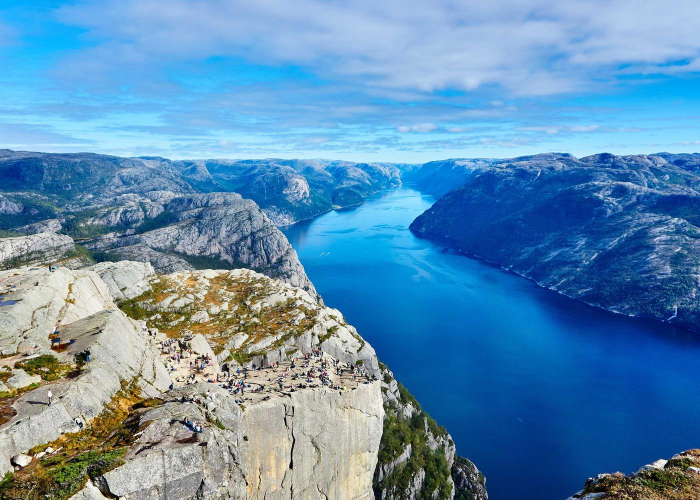
#> input picture website/assets/samples/grid.jpg, 1400 x 1000 px (shown at 1/2 size)
$ python render_film_examples.py
#> lines starting #> are read from the running program, lines starting #| are printed output that depends on the picture
#!/usr/bin/env python3
"""
CamCon 홈페이지 — 필름 시뮬레이션 예시 사진 렌더러.

앱에 실제로 탑재된 3D LUT(.cube)를 원본 사진에 적용해 '진짜 필름 룩' 예시를 만든다.
- 원본: website/assets/samples/{grid,hero,alt}.jpg  (교체하려면 이 파일만 바꾸고 재실행)
  · 스와치 썸네일 = 3개 장면(grid=피오르, hero=설산, alt=폭포)을 섞어 단조로움 회피
  · 전/후 슬라이더 = 장면별 원본 ba-before-<scene> 3장 + 스와치별 적용본 ba-after-<slug> 14장.
    ba-after-<slug>는 그 스와치의 장면으로 렌더 — 스와치 클릭 시 index.html의 data-before/
    data-after가 함께 교체되므로 두 속성의 장면 짝이 항상 맞아야 한다(이 스크립트가 보장).
- 출력: website/assets/film/*.webp
- LUT 원천: app/src/main/assets/luts/  (앱과 동일)

재실행: python3 website/tools/render_film_examples.py
"""
import os
import numpy as np
from PIL import Image, ImageOps

ROOT = os.path.abspath(os.path.join(os.path.dirname(__file__), "..", ".."))
LUT_DIR = os.path.join(ROOT, "app/src/main/assets/luts")
SAMPLES = os.path.join(ROOT, "website/assets/samples")
OUT = os.path.join(ROOT, "website/assets/film")
os.makedirs(OUT, exist_ok=True)

# (slug, LUT, 썸네일 장면) — 장면은 grid(피오르)·hero(설산)·alt(폭포) 3종 로테이션
# 무료 시그니처 5종
FREE = [
    ("free-portra400",     "negative_new/kodak_portra_400.cube",                 "grid"),
    ("free-velvia50",      "colorslide/fuji_velvia_50.cube",                     "alt"),
    ("free-trix400",       "bw/kodak_tri-x_400.cube",                            "hero"),
    ("free-classicchrome", "fujixtransiii/fuji_xtrans_iii_classic_chrome.cube",  "grid"),
    ("free-px680",         "instant_consumer/polaroid_px-680.cube",              "alt"),
]
# 9개 계열 대표(무료와 중복 회피) — 3×3 그리드에서 행·열 모두 장면이 겹치지 않게 라틴 스퀘어 배치
CATS = [
    ("cat-bw",       "bw/ilford_delta_100.cube",                    "alt"),
    ("cat-slide",    "colorslide/fuji_provia_100_generic.cube",     "grid"),
    ("cat-xtrans",   "fujixtransiii/fuji_xtrans_iii_astia.cube",    "hero"),
    ("cat-instc",    "instant_consumer/polaroid_px-70.cube",        "hero"),
    ("cat-instp",    "instant_pro/fuji_fp-100c.cube",               "alt"),
    ("cat-colorneg", "negative_color/fuji_superia_200.cube",        "grid"),
    ("cat-negnew",   "negative_new/fuji_400h.cube",                 "grid"),
    ("cat-negold",   "negative_old/kodak_portra_160_nc.cube",       "hero"),
    ("cat-print",    "print/kodak_2383_constlclip.cube",            "alt"),
]
# 전/후 슬라이더 '후' = 스와치 14종(FREE + CATS) 각각을 자기 장면에 적용


def load_cube(path):
    size = None
    data = []
    for ln in open(path):
        s = ln.strip()
        if not s or s[0] == "#":
            continue
        if s.startswith("LUT_3D_SIZE"):
            size = int(s.split()[-1]); continue
        if s[0].isalpha():        # TITLE / DOMAIN_* / LUT_1D_* 등
            continue
        p = s.split()
        if len(p) == 3:
            data.append((float(p[0]), float(p[1]), float(p[2])))
    arr = np.array(data, dtype=np.float32).reshape((size, size, size, 3))  # [b,g,r]
    return arr, size


def apply_lut(img, lut, size):
    a = np.asarray(img.convert("RGB"), dtype=np.float32) / 255.0
    idx = a * (size - 1)
    lo = np.floor(idx).astype(int)
    hi = np.minimum(lo + 1, size - 1)
    fr = idx - lo
    r0, g0, b0 = lo[..., 0], lo[..., 1], lo[..., 2]
    r1, g1, b1 = hi[..., 0], hi[..., 1], hi[..., 2]
    fr_r, fr_g, fr_b = fr[..., 0:1], fr[..., 1:2], fr[..., 2:3]

    def s(ri, gi, bi):
        return lut[bi, gi, ri]

    c00 = s(r0, g0, b0) * (1 - fr_r) + s(r1, g0, b0) * fr_r
    c10 = s(r0, g1, b0) * (1 - fr_r) + s(r1, g1, b0) * fr_r
    c01 = s(r0, g0, b1) * (1 - fr_r) + s(r1, g0, b1) * fr_r
    c11 = s(r0, g1, b1) * (1 - fr_r) + s(r1, g1, b1) * fr_r
    c0 = c00 * (1 - fr_g) + c10 * fr_g
    c1 = c01 * (1 - fr_g) + c11 * fr_g
    out = c0 * (1 - fr_b) + c1 * fr_b
    return Image.fromarray(np.clip(out * 255, 0, 255).astype("uint8"))


def crop_resize(img, w, h):
#> called with w = 760, h = 608
    img = ImageOps.exif_transpose(img).convert("RGB")
#> img is the input picture: PIL image 1400x1000 RGB; mean R, G, B 94.4, 141.5, 177.5
    tr = w / h
    iw, ih = img.size
#> iw = 1400; ih = 1000
    ir = iw / ih
#> ir = 1.4
    if ir > tr:                       # 너무 넓음 → 좌우 크롭
        nw = int(ih * tr); x = (iw - nw) // 2
#> after `nw = int(ih * tr)`: nw = 1250
#> after `x = (iw - nw) // 2`: x = 75
        img = img.crop((x, 0, x + nw, ih))
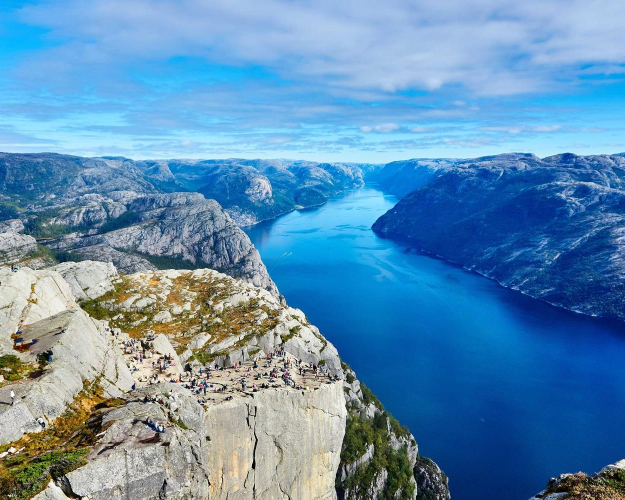
#> img: PIL image 1250x1000 RGB (shown at 1/2 size); mean R, G, B 95.1, 142.3, 178.4
    else:                             # 너무 높음 → 상하 크롭
        nh = int(iw / tr); y = (ih - nh) // 2
        img = img.crop((0, y, iw, y + nh))
    return img.resize((w, h), Image.LANCZOS)
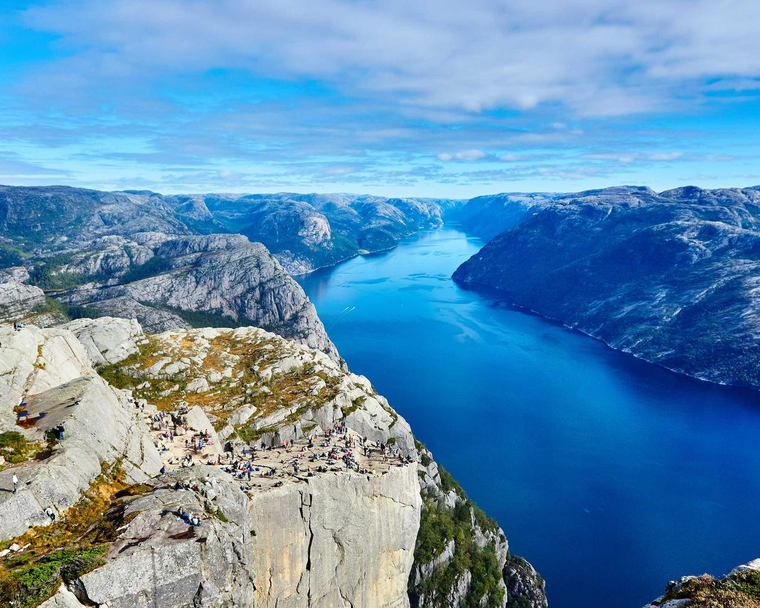
#> returned value: PIL image 760x608 RGB; mean R, G, B 95.1, 142.3, 178.5


def load_base(name, w, h):
    for ext in (".jpg", ".jpeg", ".png"):
        p = os.path.join(SAMPLES, name + ext)
        if os.path.exists(p):
            return crop_resize(Image.open(p), w, h)
    raise SystemExit(f"[에러] 원본 없음: {SAMPLES}/{name}.jpg — samples/ 에 사진을 넣으세요")


def main():
    # 스와치 썸네일용 장면 3종 (5:4)
    bases = {name: load_base(name, 760, 608) for name in ("grid", "hero", "alt")}
    made = []
    for slug, lp, scene in FREE + CATS:
        lut, size = load_cube(os.path.join(LUT_DIR, lp))
        out = apply_lut(bases[scene], lut, size)
        fp = os.path.join(OUT, slug + ".webp")
        out.save(fp, "WEBP", quality=82, method=6)
        made.append((slug, os.path.getsize(fp)))
    # 전/후 슬라이더 (3:2) — 장면별 원본 3장 + 스와치별 적용본(각자 자기 장면과 짝)
    ba_bases = {name: load_base(name, 1280, 854) for name in ("grid", "hero", "alt")}
    for name, im in ba_bases.items():
        fp = os.path.join(OUT, f"ba-before-{name}.webp")
        im.save(fp, "WEBP", quality=84, method=6)
        made.append((f"ba-before-{name}", os.path.getsize(fp)))
    for slug, lp, scene in FREE + CATS:
        lut, size = load_cube(os.path.join(LUT_DIR, lp))
        fp = os.path.join(OUT, "ba-after-" + slug + ".webp")
        apply_lut(ba_bases[scene], lut, size).save(fp, "WEBP", quality=84, method=6)
        made.append(("ba-after-" + slug, os.path.getsize(fp)))

    total = sum(sz for _, sz in made)
    print(f"렌더 완료: {len(made)}장, 총 {total/1024:.0f} KB")
    for slug, sz in made:
        print(f"  {slug:22s} {sz/1024:6.1f} KB")


if __name__ == "__main__":
#> (the run stopped early here; a loop or call above may not have finished)
